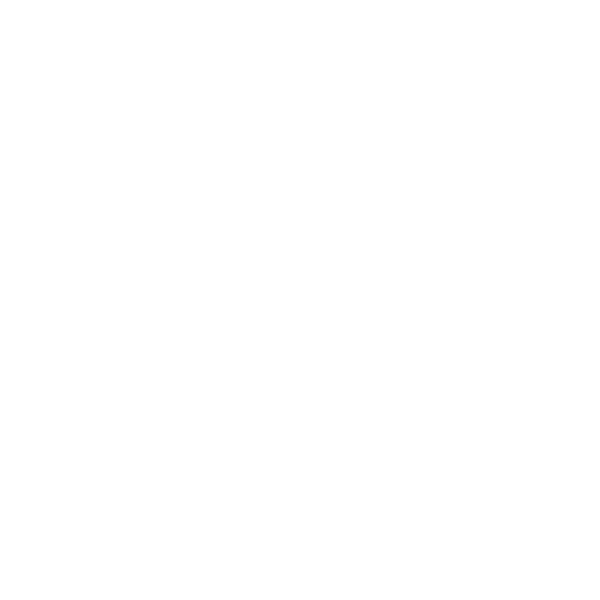
Frame 1 (no input)
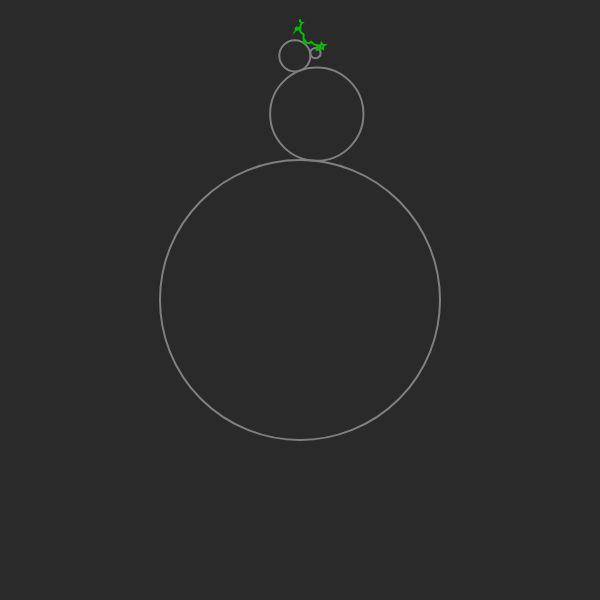
Frame 60 (no input)
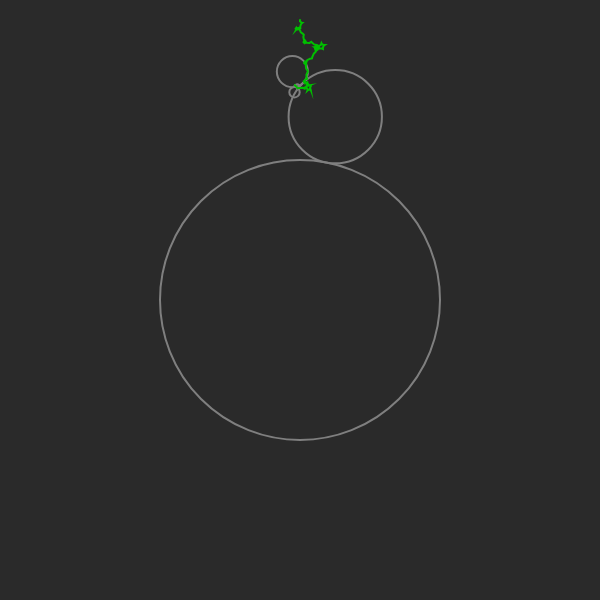
Frame 120 (the mouse pressed at the canvas centre since frame 60)

The p5.js sketch that drew these frames (run headless with seeded random() and noise() and a simulated clock; from frame 60 on, the mouse is pressed at the canvas centre):

// p5.js sketch
// ── sketch.js
const SPEED = 0.1;

let rootCircle;
let path = [];

function setup() {
  createCanvas(600, 600);

  rootCircle = new Circle(140);
}

function draw() {
  if (frameCount < 6) {
    return;
  }
  
  background(42);
  translate(width/2, height/2);
  
  path.push(rootCircle.draw());
  rootCircle.update();
  
  stroke(0, 191, 0);
  beginShape();
  path.forEach(p => vertex(p.x, p.y));
  endShape();
}

// Circle

class Circle {
  constructor(radius, n) {
    n = n || 0;
    this.radius = radius;
    this.speed = pow(-4, n-1);
    this.angle = -PI/2;
    this.child = (n == 10 ? undefined : new Circle(radius / 3, ++n));
  }

  update() {
    this.angle += this.speed / frameRate() * SPEED;
    
    if (this.child) {
      this.child.update();
    }
  }

  draw(parentRadius, parentPos) {
    let pos = parentPos || createVector();
    
    if (parentRadius) {
      let dist = parentRadius + this.radius;
      pos.x += dist * cos(this.angle);
      pos.y += dist * sin(this.angle);
    }

    noFill();
    strokeWeight(2);
    stroke(127);
    circle(pos.x, pos.y, this.radius * 2);

    if (this.child) {
      return this.child.draw(this.radius, pos);
    } else {
      return pos;
    }
  }
}
